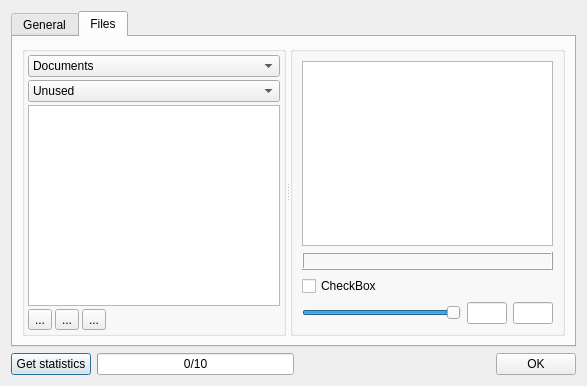
<?xml version="1.0" encoding="UTF-8"?>
<ui version="4.0">
 <class>Statistics</class>
 <widget class="QDialog" name="Statistics">
  <property name="geometry">
   <rect>
    <x>0</x>
    <y>0</y>
    <width>587</width>
    <height>386</height>
   </rect>
  </property>
  <property name="windowTitle">
   <string>Statistics</string>
  </property>
  <layout class="QVBoxLayout" name="verticalLayout_2">
   <item>
    <widget class="QTabWidget" name="tabWidget">
     <property name="currentIndex">
      <number>1</number>
     </property>
     <widget class="QWidget" name="tabGeneral">
      <attribute name="title">
       <string>General</string>
      </attribute>
      <layout class="QVBoxLayout" name="verticalLayout">
       <property name="spacing">
        <number>0</number>
       </property>
       <property name="margin">
        <number>0</number>
       </property>
       <item>
        <widget class="QTextEdit" name="TEStatistics">
         <property name="textInteractionFlags">
          <set>Qt::LinksAccessibleByKeyboard|Qt::LinksAccessibleByMouse|Qt::TextBrowserInteraction|Qt::TextSelectableByKeyboard|Qt::TextSelectableByMouse</set>
         </property>
        </widget>
       </item>
      </layout>
     </widget>
     <widget class="QWidget" name="tabFiles">
      <attribute name="title">
       <string>Files</string>
      </attribute>
      <layout class="QVBoxLayout" name="verticalLayout_5">
       <item>
        <widget class="QSplitter" name="splitter">
         <property name="orientation">
          <enum>Qt::Horizontal</enum>
         </property>
         <widget class="QGroupBox" name="groupBox">
          <property name="title">
           <string/>
          </property>
          <layout class="QVBoxLayout" name="verticalLayout_3">
           <property name="spacing">
            <number>3</number>
           </property>
           <property name="margin">
            <number>3</number>
           </property>
           <item>
            <widget class="QComboBox" name="CBType">
             <item>
              <property name="text">
               <string>Documents</string>
              </property>
             </item>
             <item>
              <property name="text">
               <string>Images</string>
              </property>
             </item>
            </widget>
           </item>
           <item>
            <widget class="QComboBox" name="CBLists">
             <property name="currentIndex">
              <number>3</number>
             </property>
             <item>
              <property name="text">
               <string>Total</string>
              </property>
             </item>
             <item>
              <property name="text">
               <string>Unique</string>
              </property>
             </item>
             <item>
              <property name="text">
               <string>External</string>
              </property>
             </item>
             <item>
              <property name="text">
               <string>Unused</string>
              </property>
             </item>
            </widget>
           </item>
           <item>
            <widget class="QTreeWidget" name="TWFiles">
             <property name="editTriggers">
              <set>QAbstractItemView::NoEditTriggers</set>
             </property>
             <property name="selectionMode">
              <enum>QAbstractItemView::ExtendedSelection</enum>
             </property>
             <property name="selectionBehavior">
              <enum>QAbstractItemView::SelectItems</enum>
             </property>
             <attribute name="headerVisible">
              <bool>false</bool>
             </attribute>
             <column>
              <property name="text">
               <string notr="true">1</string>
              </property>
             </column>
            </widget>
           </item>
           <item>
            <layout class="QHBoxLayout" name="horizontalLayout_2">
             <item>
              <widget class="QToolButton" name="TBEditFileName">
               <property name="toolTip">
                <string>Rename file</string>
               </property>
               <property name="text">
                <string>...</string>
               </property>
               <property name="icon">
                <iconset resource="../ra.qrc">
                 <normaloff>:/edit/images/edit_viewsource.png</normaloff>:/edit/images/edit_viewsource.png</iconset>
               </property>
               <property name="iconSize">
                <size>
                 <width>24</width>
                 <height>24</height>
                </size>
               </property>
              </widget>
             </item>
             <item>
              <widget class="QToolButton" name="TBFileCopy">
               <property name="toolTip">
                <string>Copy file to project directory</string>
               </property>
               <property name="text">
                <string>...</string>
               </property>
               <property name="icon">
                <iconset resource="../ra.qrc">
                 <normaloff>:/edit/images/edit_copy.png</normaloff>:/edit/images/edit_copy.png</iconset>
               </property>
               <property name="iconSize">
                <size>
                 <width>24</width>
                 <height>24</height>
                </size>
               </property>
              </widget>
             </item>
             <item>
              <widget class="QToolButton" name="TBFileDelete">
               <property name="toolTip">
                <string>Delete file from disk</string>
               </property>
               <property name="text">
                <string>...</string>
               </property>
               <property name="icon">
                <iconset resource="../ra.qrc">
                 <normaloff>:/file/images/file_delete.png</normaloff>:/file/images/file_delete.png</iconset>
               </property>
               <property name="iconSize">
                <size>
                 <width>24</width>
                 <height>24</height>
                </size>
               </property>
              </widget>
             </item>
             <item>
              <spacer name="horizontalSpacer">
               <property name="orientation">
                <enum>Qt::Horizontal</enum>
               </property>
               <property name="sizeHint" stdset="0">
                <size>
                 <width>40</width>
                 <height>20</height>
                </size>
               </property>
              </spacer>
             </item>
             <item>
              <widget class="QLabel" name="LItemCounter">
               <property name="toolTip">
                <string>Number of items in the list</string>
               </property>
               <property name="text">
                <string/>
               </property>
               <property name="alignment">
                <set>Qt::AlignRight|Qt::AlignTrailing|Qt::AlignVCenter</set>
               </property>
              </widget>
             </item>
            </layout>
           </item>
          </layout>
         </widget>
         <widget class="QGroupBox" name="GBPreview">
          <property name="title">
           <string/>
          </property>
          <layout class="QVBoxLayout" name="verticalLayout_4">
           <item>
            <widget class="QTextBrowser" name="TBSample">
             <property name="sizePolicy">
              <sizepolicy hsizetype="Expanding" vsizetype="Expanding">
               <horstretch>0</horstretch>
               <verstretch>0</verstretch>
              </sizepolicy>
             </property>
            </widget>
           </item>
           <item>
            <widget class="QLabel" name="LFileName">
             <property name="sizePolicy">
              <sizepolicy hsizetype="Expanding" vsizetype="Preferred">
               <horstretch>0</horstretch>
               <verstretch>0</verstretch>
              </sizepolicy>
             </property>
             <property name="frameShape">
              <enum>QFrame::Box</enum>
             </property>
             <property name="frameShadow">
              <enum>QFrame::Raised</enum>
             </property>
             <property name="text">
              <string/>
             </property>
             <property name="wordWrap">
              <bool>true</bool>
             </property>
             <property name="textInteractionFlags">
              <set>Qt::TextBrowserInteraction</set>
             </property>
            </widget>
           </item>
           <item>
            <widget class="QCheckBox" name="CBImgShrink">
             <property name="text">
              <string>CheckBox</string>
             </property>
            </widget>
           </item>
           <item>
            <layout class="QHBoxLayout" name="horizontalLayout_3">
             <item>
              <widget class="QSlider" name="HSImgSize">
               <property name="minimum">
                <number>1</number>
               </property>
               <property name="maximum">
                <number>100</number>
               </property>
               <property name="value">
                <number>100</number>
               </property>
               <property name="orientation">
                <enum>Qt::Horizontal</enum>
               </property>
              </widget>
             </item>
             <item>
              <widget class="QLineEdit" name="LEImgWidth">
               <property name="minimumSize">
                <size>
                 <width>40</width>
                 <height>0</height>
                </size>
               </property>
               <property name="maximumSize">
                <size>
                 <width>40</width>
                 <height>16777215</height>
                </size>
               </property>
              </widget>
             </item>
             <item>
              <widget class="QLineEdit" name="LEImgHeight">
               <property name="minimumSize">
                <size>
                 <width>40</width>
                 <height>0</height>
                </size>
               </property>
               <property name="maximumSize">
                <size>
                 <width>40</width>
                 <height>16777215</height>
                </size>
               </property>
              </widget>
             </item>
            </layout>
           </item>
          </layout>
         </widget>
        </widget>
       </item>
      </layout>
     </widget>
    </widget>
   </item>
   <item>
    <layout class="QHBoxLayout" name="horizontalLayout">
     <item>
      <widget class="QPushButton" name="PBGetStatistics">
       <property name="text">
        <string>Get statistics</string>
       </property>
      </widget>
     </item>
     <item>
      <widget class="QProgressBar" name="PrgBarCopyImages">
       <property name="sizePolicy">
        <sizepolicy hsizetype="Expanding" vsizetype="Fixed">
         <horstretch>0</horstretch>
         <verstretch>0</verstretch>
        </sizepolicy>
       </property>
       <property name="maximum">
        <number>10</number>
       </property>
       <property name="value">
        <number>0</number>
       </property>
       <property name="format">
        <string>%v/%m</string>
       </property>
      </widget>
     </item>
     <item>
      <spacer name="horizontalSpacer_2">
       <property name="orientation">
        <enum>Qt::Horizontal</enum>
       </property>
       <property name="sizeHint" stdset="0">
        <size>
         <width>40</width>
         <height>20</height>
        </size>
       </property>
      </spacer>
     </item>
     <item>
      <widget class="QPushButton" name="PBOK">
       <property name="text">
        <string>OK</string>
       </property>
      </widget>
     </item>
    </layout>
   </item>
  </layout>
 </widget>
 <resources>
  <include location="../ra.qrc"/>
 </resources>
 <connections/>
</ui>
